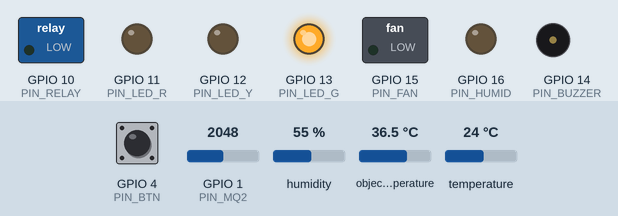
This sketch was run on a simulated ESP32-S3. Shown: switched loads named in the sketch (green lamp = pin HIGH), output pins drawn as LEDs (lit = HIGH), buzzer (waves = sounding, pin HIGH). Dashed ring = blinking. The inputs (shaded band) are chosen by the test bench; at power-on: GPIO 4 (PIN_BTN) HIGH, humidity 55 %, temperature 24 °C, GPIO 1 (PIN_MQ2) = 2048, object temperature 36.5 °C (analog values on the 0–4095 scale). The audio player accepts every command and is not drawn; what the sketch prints to the serial monitor is not drawn.

Above: at 1.8 s.
1.9 s: GPIO 4 (PIN_BTN) pulled LOW for 3.2 s
At 4.0 s:
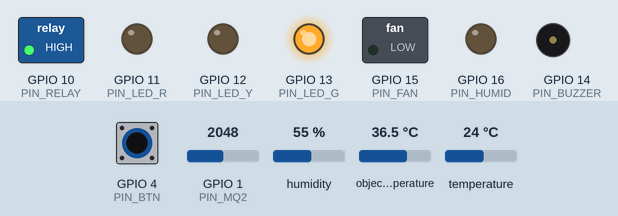
8.1 s: humidity set to 39 %
11.1 s: humidity set to 36 %
At 11.75 s:
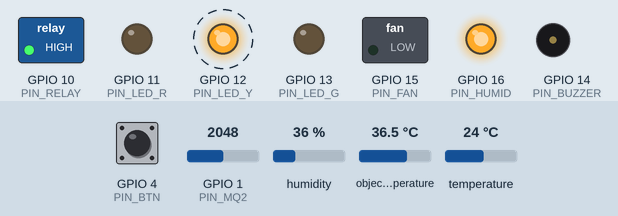
14.1 s: temperature set to 26.5 °C
17.1 s: temperature set to 27.1 °C
At 17.9 s:
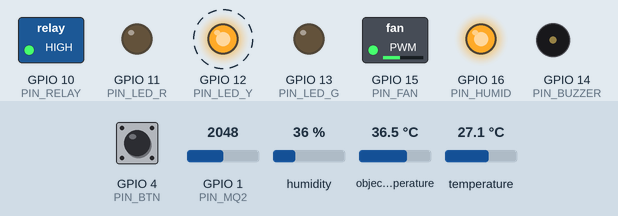
20.1 s: GPIO 4 (PIN_BTN) pulled LOW for 3.2 s
At 22.7 s:
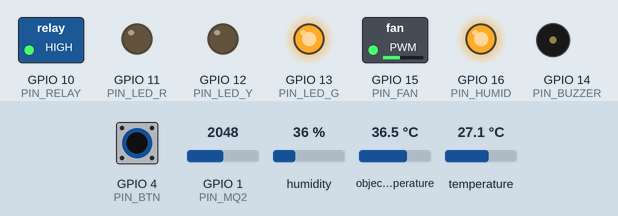
Timing chart, 0 to 62.0 s (numbered marks = the images above; inputs shaded):
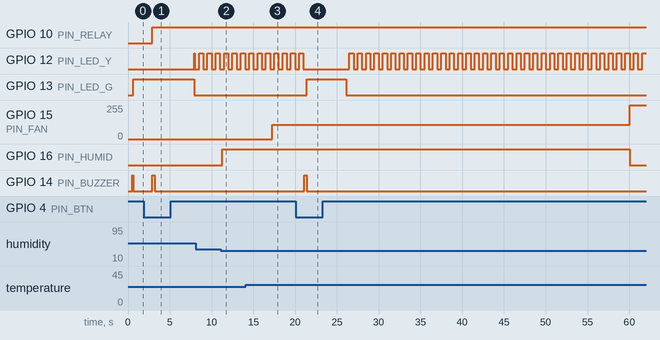

Measured:
- the behaviour switches between 38 and 37 % on humidity (found by bisection; images 1 and 2)
- the behaviour switches between 27 and 27.1 °C on temperature (found by bisection; images 2 and 3)
- after the input at 1.9 s, GPIO 10 (PIN_RELAY): LOW → HIGH after 1.0 s; GPIO 13 (PIN_LED_G): HIGH → LOW after 6.0 s instead of 3.1 s; GPIO 14 (PIN_BUZZER): LOW → HIGH after 1.0 s, → LOW 0.30 s later
- after the input at 11.1 s, GPIO 16 (PIN_HUMID): LOW → HIGH after 0.17 s
- after the input at 17.1 s, GPIO 15 (PIN_FAN): 0/255 → 107/255 after 0.18 s
- after the input at 20.1 s, GPIO 13 (PIN_LED_G): LOW → HIGH after 1.3 s, → LOW 4.7 s later; GPIO 15 (PIN_FAN): 107/255 → 255/255 after 39.9 s instead of 40.3 s; GPIO 16 (PIN_HUMID): HIGH → LOW after 39.9 s instead of 40.3 s; GPIO 14 (PIN_BUZZER): LOW → HIGH after 1.0 s, → LOW 0.30 s later

The sketch:

lab_guard_esp32.ino
```cpp
/*
 * 实验室安全控制盒 下位机固件（ESP32-S3-DevKitC-1，Arduino 框架）
 * firmware/lab_guard_esp32/lab_guard_esp32.ino
 *
 * 职责：
 *   1. 采集 SHT30（环境温湿度）、MLX90614（热源表面温度）、MQ-2（烟雾）
 *   2. 通过 USB 串口向香橙派上报遥测，执行上位机的断电 / 语音指令
 *   3. 本地硬规则（不依赖上位机）：热源超温、烟雾超标 → 立即断电
 *   4. 看门狗：上位机心跳丢失 30 秒且仍在加热 → 断电兜底
 *   5. 断电后锁定：只有现场长按复位键才能恢复供电（上位机只能断电，不能上电）
 *   6. 外部温湿度控制：排风扇（PWM 调速）+ 加湿雾化片，控制律在本地执行，断网也能工作；
 *      上位机只下发设定值（0x04）或 10 分钟有效的手动指令（0x05），状态用 0x13 上报。
 *      控制律与 src/core/env_control.py 的 control_law() 完全一致。
 *
 * 依赖库（Arduino 库管理器搜索安装）：
 *   - Adafruit SHT31 Library（兼容 SHT30）
 *   - Adafruit MLX90614 Library
 *   - DFRobotDFPlayerMini
 * 开发板：esp32 by Espressif（2.x 或 3.x），板型选 "ESP32S3 Dev Module"
 *   - 用板子上标 "UART/COM" 的口连接香橙派：USB CDC On Boot = Disabled
 *   - 用标 "USB" 的原生口连接：USB CDC On Boot = Enabled
 *   两种接法下 Serial 都对应连接香橙派的那个口。
 *
 * 帧格式与 LabSafetyMonitor/serial_comm.py 完全一致：
 *   AA 55 | LEN | SEQ | CMD | PAYLOAD | CRC16(LE)   CRC16-CCITT 覆盖 LEN..PAYLOAD
 */
#include <Wire.h>
#include <Adafruit_SHT31.h>
#include <Adafruit_MLX90614.h>
#include <DFRobotDFPlayerMini.h>

// ------------------------------- 引脚 -------------------------------
const int PIN_SDA    = 8;
const int PIN_SCL    = 9;
const int PIN_MQ2    = 1;    // ADC1_CH0，MQ-2 AO 需分压到 3.3V 以下
const int PIN_RELAY  = 10;
const int PIN_LED_R  = 11;
const int PIN_LED_Y  = 12;
const int PIN_LED_G  = 13;
const int PIN_BUZZER = 14;   // 有源蜂鸣器（经三极管驱动）
const int PIN_BTN    = 4;    // 复位 / 上电键，按下接地
const int PIN_DF_RX  = 18;   // ESP32 RX ← DFPlayer TX
const int PIN_DF_TX  = 17;   // ESP32 TX → 1kΩ → DFPlayer RX
const int PIN_FAN    = 15;   // 排风扇：PWM → MOSFET 模块 → 5V 风扇
const int PIN_HUMID  = 16;   // 加湿雾化片：MOSFET 模块开关

const bool RELAY_ACTIVE_HIGH = true;   // 低电平触发的继电器模块改为 false

// ------------------------------- 阈值 -------------------------------
const float    HARD_LIMIT_C     = 150.0;  // 本地硬上限，高于上位机的干烧阈值（120℃），作为最后防线
const uint16_t SMOKE_LIMIT_RAW  = 2500;   // 本地烟雾硬上限（上位机预警阈值更低）
const uint32_t MQ2_WARMUP_MS    = 60000;  // MQ-2 上电预热时间
const uint32_t HB_LOST_MS       = 5000;   // 超过该时间无心跳 → 黄灯闪烁提示失联
const uint32_t WATCHDOG_CUT_MS  = 30000;  // 失联超过该时间且仍在加热 → 断电
const float    WATCHDOG_HOT_C   = 60.0;
const uint32_t SENSOR_PERIOD_MS = 500;
const uint32_t BTN_LONG_MS      = 1000;
const uint16_t SMOKE_FAN_RAW    = 1200;   // 烟雾达到该值：排风满速、禁止加湿
const uint32_t MANUAL_MS        = 600000; // 手动指令有效期 10 分钟

// ------------------------------- 协议 -------------------------------
const uint8_t CMD_HEARTBEAT = 0x01, CMD_POWER_OFF = 0x02, CMD_PLAY_VOICE = 0x03;
const uint8_t CMD_SET_ENV = 0x04, CMD_SET_ACT = 0x05;
const uint8_t MSG_TELEMETRY = 0x10, MSG_ACK = 0x11, MSG_EVENT = 0x12, MSG_ENV_STATUS = 0x13;
const int16_t  INVALID_I16 = 0x7FFF;
const uint16_t INVALID_U16 = 0xFFFF;

// 断电原因 / 事件码（与 serial_comm.py 中 CUT_REASONS / EVENT_CODES 对应）
enum { CUT_NONE = 0, CUT_OVERTEMP = 1, CUT_SMOKE = 2, CUT_WATCHDOG = 3, CUT_PC = 4 };
enum { EV_LOCAL_OVERTEMP = 1, EV_LOCAL_SMOKE = 2, EV_WATCHDOG = 3, EV_PC_CUT = 4,
       EV_RESET_OK = 5, EV_RESET_REFUSED = 6, EV_BOOT = 7 };

Adafruit_SHT31 sht;
Adafruit_MLX90614 mlx;
DFRobotDFPlayerMini df;
bool shtOk = false, mlxOk = false, dfOk = false;

float tempC = NAN, humi = NAN, objC = NAN;
uint16_t smokeRaw = 0;
bool relayOn = false, latched = false;
uint8_t cutReason = CUT_NONE;
uint8_t alertLevel = 0, prevAlertLevel = 0;
uint32_t lastHb = 0, lastSensor = 0, btnDownAt = 0;
bool btnHandled = false;
uint8_t txSeq = 0;

// 外部温湿度控制
float envTSet = 26.0, envHLow = 40, envHHigh = 70;
uint8_t fanPwm = 0;
bool humidOn = false;
uint32_t manualUntil = 0;

uint8_t rxBuf[96];
int rxLen = 0;

// ------------------------------- 工具 -------------------------------
uint16_t crc16(const uint8_t *d, int n) {
  uint16_t crc = 0xFFFF;
  for (int i = 0; i < n; i++) {
    crc ^= (uint16_t)d[i] << 8;
    for (int b = 0; b < 8; b++) crc = (crc & 0x8000) ? (crc << 1) ^ 0x1021 : (crc << 1);
  }
  return crc;
}

void sendFrame(uint8_t cmd, const uint8_t *payload, uint8_t len) {
  uint8_t f[80];
  f[0] = 0xAA; f[1] = 0x55; f[2] = len; f[3] = ++txSeq; f[4] = cmd;
  memcpy(f + 5, payload, len);
  uint16_t c = crc16(f + 2, 3 + len);
  f[5 + len] = c & 0xFF; f[6 + len] = c >> 8;
  Serial.write(f, 7 + len);
}

void sendEvent(uint8_t code, int16_t value) {
  uint8_t p[3] = { code, (uint8_t)(value & 0xFF), (uint8_t)((uint16_t)value >> 8) };
  sendFrame(MSG_EVENT, p, 3);
}

void beep(int times, int ms) {
  for (int i = 0; i < times; i++) {
    digitalWrite(PIN_BUZZER, HIGH); delay(ms);
    digitalWrite(PIN_BUZZER, LOW);  if (i + 1 < times) delay(ms);
  }
}

void setRelay(bool on) {
  relayOn = on;
  digitalWrite(PIN_RELAY, (on == RELAY_ACTIVE_HIGH) ? HIGH : LOW);
}

bool smokeReady() { return millis() > MQ2_WARMUP_MS; }

bool localHazard() {
  bool hot = mlxOk && !isnan(objC) && objC >= HARD_LIMIT_C;
  bool smoke = smokeReady() && smokeRaw >= SMOKE_LIMIT_RAW;
  return hot || smoke;
}

void cutPower(uint8_t reason, uint8_t eventCode) {
  setRelay(false);
  bool first = !latched;
  latched = true;
  cutReason = reason;
  if (first) {
    sendEvent(eventCode, isnan(objC) ? 0 : (int16_t)(objC * 10));
    beep(3, 120);
  }
}

// ------------------------------- 指令处理 -------------------------------
void handleFrame(uint8_t seq, uint8_t cmd, const uint8_t *p, uint8_t len) {
  if (cmd == CMD_HEARTBEAT && len >= 1) {
    lastHb = millis();
    alertLevel = p[0] > 2 ? 2 : p[0];
  } else if (cmd == CMD_POWER_OFF) {
    cutPower(CUT_PC, EV_PC_CUT);
    uint8_t ack[3] = { seq, cmd, 0 };
    sendFrame(MSG_ACK, ack, 3);
  } else if (cmd == CMD_PLAY_VOICE && len >= 1) {
    if (dfOk) df.playMp3Folder(p[0]);   // 播放 TF 卡 /mp3/000N.mp3（按文件名，不受拷贝顺序影响）
  } else if (cmd == CMD_SET_ENV && len >= 5) {
    int16_t t10; memcpy(&t10, p + 1, 2);
    envTSet = t10 / 10.0; envHLow = p[3]; envHHigh = p[4];
    if (p[0] == 0) manualUntil = 0;     // mode 0 = 回到自动
  } else if (cmd == CMD_SET_ACT && len >= 2) {
    fanPwm = p[0] > 100 ? 100 : p[0];
    humidOn = p[1] != 0;
    manualUntil = millis() + MANUAL_MS;
  }
}

void readSerial() {
  while (Serial.available()) {
    if (rxLen >= (int)sizeof(rxBuf)) rxLen = 0;
    rxBuf[rxLen++] = Serial.read();
  }
  // 与上位机相同的解帧方式：找包头 → 校验长度 → 校验 CRC，失败则跳过包头继续同步
  while (true) {
    int idx = -1;
    for (int i = 0; i + 1 < rxLen; i++) if (rxBuf[i] == 0xAA && rxBuf[i + 1] == 0x55) { idx = i; break; }
    if (idx < 0) {
      if (rxLen > 0 && rxBuf[rxLen - 1] == 0xAA) { rxBuf[0] = 0xAA; rxLen = 1; } else rxLen = 0;
      return;
    }
    if (idx > 0) { memmove(rxBuf, rxBuf + idx, rxLen - idx); rxLen -= idx; }
    if (rxLen < 5) return;
    uint8_t len = rxBuf[2];
    if (len > 64) { memmove(rxBuf, rxBuf + 2, rxLen - 2); rxLen -= 2; continue; }
    int total = 7 + len;
    if (rxLen < total) return;
    uint16_t c = rxBuf[5 + len] | (rxBuf[6 + len] << 8);
    if (crc16(rxBuf + 2, 3 + len) == c) handleFrame(rxBuf[3], rxBuf[4], rxBuf + 5, len);
    memmove(rxBuf, rxBuf + total, rxLen - total);
    rxLen -= total;
  }
}

// ------------------------------- 传感器与规则 -------------------------------
void readSensors() {
  if (shtOk) {
    tempC = sht.readTemperature();
    humi = sht.readHumidity();
    if (isnan(tempC) || isnan(humi)) shtOk = sht.begin(0x44);
  } else {
    shtOk = sht.begin(0x44);
  }
  if (mlxOk) {
    objC = mlx.readObjectTempC();
    if (isnan(objC) || objC < -70 || objC > 380) { objC = NAN; mlxOk = mlx.begin(); }
  } else {
    mlxOk = mlx.begin();
  }
  smokeRaw = analogRead(PIN_MQ2);
}

void evaluateLocalRules() {
  if (mlxOk && !isnan(objC) && objC >= HARD_LIMIT_C) cutPower(CUT_OVERTEMP, EV_LOCAL_OVERTEMP);
  if (smokeReady() && smokeRaw >= SMOKE_LIMIT_RAW)   cutPower(CUT_SMOKE, EV_LOCAL_SMOKE);
  bool hot = !mlxOk || isnan(objC) || objC > WATCHDOG_HOT_C;   // 测不到温度时按"可能很热"保守处理
  if (relayOn && millis() - lastHb > WATCHDOG_CUT_MS && hot) cutPower(CUT_WATCHDOG, EV_WATCHDOG);
}

void sendTelemetry() {
  int16_t t  = (shtOk && !isnan(tempC)) ? (int16_t)(tempC * 10) : INVALID_I16;
  uint16_t h = (shtOk && !isnan(humi)) ? (uint16_t)(humi * 10) : INVALID_U16;
  int16_t o  = (mlxOk && !isnan(objC)) ? (int16_t)(objC * 10) : INVALID_I16;
  uint8_t flags = (relayOn << 0) | (latched << 1) | ((millis() - lastHb < HB_LOST_MS) << 2)
                | (shtOk << 3) | (mlxOk << 4) | (smokeReady() << 5) | (localHazard() << 6);
  uint8_t p[10];
  memcpy(p + 0, &t, 2); memcpy(p + 2, &h, 2); memcpy(p + 4, &o, 2); memcpy(p + 6, &smokeRaw, 2);
  p[8] = flags; p[9] = cutReason;
  sendFrame(MSG_TELEMETRY, p, 10);
}

// ------------------------------- 外部温湿度控制 -------------------------------
bool manualActive() { return manualUntil != 0 && (int32_t)(manualUntil - millis()) > 0; }

void envControl() {
  bool smoke = smokeReady() && smokeRaw >= SMOKE_FAN_RAW;
  if (smoke) {                           // 烟雾优先：满速排风、禁止加湿（手动指令也不例外）
    fanPwm = 100; humidOn = false;
  } else if (!manualActive()) {
    manualUntil = 0;
    int fan = 0;
    if (shtOk && !isnan(tempC) && tempC > envTSet + 1) fan = max(fan, (int)min(100.0f, 40 + 20 * (tempC - envTSet - 1)));
    if (shtOk && !isnan(humi) && humi > envHHigh)      fan = max(fan, (int)min(100.0f, 40 + 6 * (humi - envHHigh)));
    if (fan == 0 && fanPwm > 0 && ((shtOk && tempC > envTSet) || (shtOk && humi > envHHigh - 3))) fan = 30;  // 回差
    fanPwm = fan;
    if (shtOk && !isnan(humi)) {
      if (humi < envHLow - 2) humidOn = true;
      else if (humi > envHLow + 2) humidOn = false;
      if (humi > envHHigh) humidOn = false;
    }
  }
  analogWrite(PIN_FAN, (int)fanPwm * 255 / 100);
  digitalWrite(PIN_HUMID, humidOn ? HIGH : LOW);
  uint8_t st[3] = { fanPwm, (uint8_t)humidOn, (uint8_t)(manualActive() ? 1 : 0) };
  sendFrame(MSG_ENV_STATUS, st, 3);
}

// ------------------------------- 按键与指示 -------------------------------
void handleButton() {
  bool down = digitalRead(PIN_BTN) == LOW;
  if (down) {
    if (btnDownAt == 0) { btnDownAt = millis(); btnHandled = false; }
    if (!btnHandled && millis() - btnDownAt >= BTN_LONG_MS) {
      btnHandled = true;
      if (localHazard()) {
        sendEvent(EV_RESET_REFUSED, 0);
        beep(5, 80);
      } else {
        latched = false;
        cutReason = CUT_NONE;
        setRelay(true);
        lastHb = millis();       // 给上位机留出完整的看门狗窗口
        sendEvent(EV_RESET_OK, 0);
        beep(1, 300);
      }
    }
  } else {
    btnDownAt = 0;
  }
}

void updateIndicators() {
  uint32_t now = millis();
  bool r = false, y = false, g = false;
  if (latched) {
    r = true;
    digitalWrite(PIN_BUZZER, (now % 2000) < 150 ? HIGH : LOW);   // 锁定期间每 2 秒短鸣一次
  } else {
    digitalWrite(PIN_BUZZER, LOW);
    if (now - lastHb > HB_LOST_MS) y = (now / 500) % 2;           // 上位机失联：黄灯闪烁
    else if (alertLevel == 2) r = true;
    else if (alertLevel == 1) y = true;
    else g = true;
    if (alertLevel > prevAlertLevel) beep(alertLevel, 80);
  }
  prevAlertLevel = alertLevel;
  digitalWrite(PIN_LED_R, r);
  digitalWrite(PIN_LED_Y, y);
  digitalWrite(PIN_LED_G, g);
}

// ------------------------------- 主程序 -------------------------------
void setup() {
  pinMode(PIN_RELAY, OUTPUT);
  setRelay(false);                       // 上电默认断开：失效安全
  pinMode(PIN_LED_R, OUTPUT); pinMode(PIN_LED_Y, OUTPUT); pinMode(PIN_LED_G, OUTPUT);
  pinMode(PIN_BUZZER, OUTPUT);
  pinMode(PIN_BTN, INPUT_PULLUP);
  pinMode(PIN_FAN, OUTPUT);   analogWrite(PIN_FAN, 0);
  pinMode(PIN_HUMID, OUTPUT); digitalWrite(PIN_HUMID, LOW);
  analogReadResolution(12);
  analogSetAttenuation(ADC_11db);

  Serial.begin(115200);
  Wire.begin(PIN_SDA, PIN_SCL);
  shtOk = sht.begin(0x44);
  mlxOk = mlx.begin();
  Serial1.begin(9600, SERIAL_8N1, PIN_DF_RX, PIN_DF_TX);
  dfOk = df.begin(Serial1);
  if (dfOk) df.volume(25);

  beep(1, 100);
  sendEvent(EV_BOOT, 0);
}

void loop() {
  readSerial();
  uint32_t now = millis();
  if (now - lastSensor >= SENSOR_PERIOD_MS) {
    lastSensor = now;
    readSensors();
    evaluateLocalRules();
    sendTelemetry();
    envControl();
  }
  handleButton();
  updateIndicators();
  delay(5);
}
```
